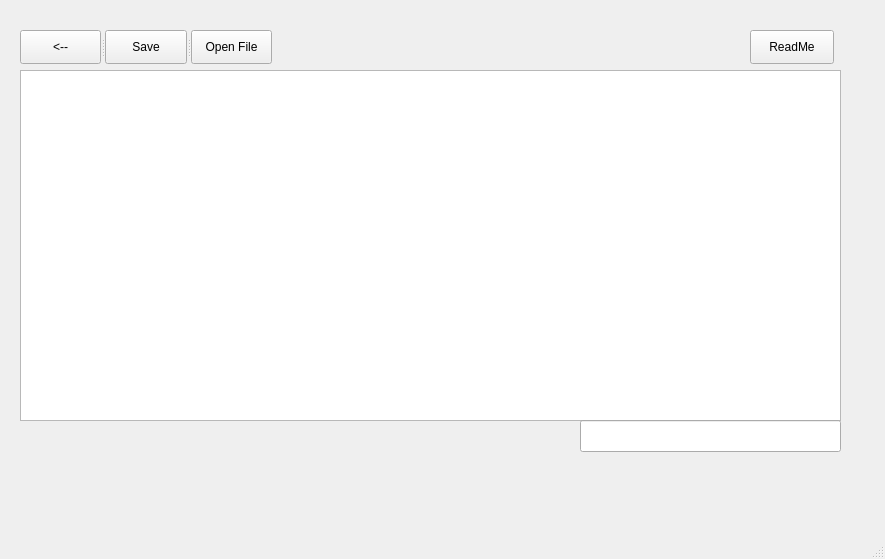
<?xml version="1.0" encoding="UTF-8"?>
<ui version="4.0">
 <class>MainWindow</class>
 <widget class="QMainWindow" name="MainWindow">
  <property name="geometry">
   <rect>
    <x>0</x>
    <y>0</y>
    <width>885</width>
    <height>559</height>
   </rect>
  </property>
  <property name="windowTitle">
   <string>MainWindow</string>
  </property>
  <widget class="QWidget" name="centralWidget">
   <widget class="QPlainTextEdit" name="plainTextEdit">
    <property name="geometry">
     <rect>
      <x>20</x>
      <y>70</y>
      <width>821</width>
      <height>351</height>
     </rect>
    </property>
   </widget>
   <widget class="QLabel" name="label_current_file">
    <property name="geometry">
     <rect>
      <x>20</x>
      <y>430</y>
      <width>451</width>
      <height>21</height>
     </rect>
    </property>
    <property name="text">
     <string/>
    </property>
   </widget>
   <widget class="QPushButton" name="pushButton_ReadMe">
    <property name="geometry">
     <rect>
      <x>750</x>
      <y>30</y>
      <width>84</width>
      <height>34</height>
     </rect>
    </property>
    <property name="text">
     <string>ReadMe</string>
    </property>
   </widget>
   <widget class="QLineEdit" name="lineEdit">
    <property name="geometry">
     <rect>
      <x>580</x>
      <y>420</y>
      <width>261</width>
      <height>32</height>
     </rect>
    </property>
   </widget>
   <widget class="QSplitter" name="splitter">
    <property name="geometry">
     <rect>
      <x>20</x>
      <y>30</y>
      <width>252</width>
      <height>34</height>
     </rect>
    </property>
    <property name="orientation">
     <enum>Qt::Horizontal</enum>
    </property>
    <widget class="QPushButton" name="pushButton_Prev">
     <property name="text">
      <string>&lt;--</string>
     </property>
    </widget>
    <widget class="QPushButton" name="pushButton_Save">
     <property name="text">
      <string>Save</string>
     </property>
    </widget>
    <widget class="QPushButton" name="pushButton_OpenFile">
     <property name="text">
      <string>Open File</string>
     </property>
    </widget>
   </widget>
   <widget class="QLabel" name="label_read_only_mode">
    <property name="geometry">
     <rect>
      <x>607</x>
      <y>40</y>
      <width>101</width>
      <height>20</height>
     </rect>
    </property>
    <property name="text">
     <string/>
    </property>
   </widget>
  </widget>
  <widget class="QMenuBar" name="menuBar">
   <property name="geometry">
    <rect>
     <x>0</x>
     <y>0</y>
     <width>885</width>
     <height>30</height>
    </rect>
   </property>
   <property name="defaultUp">
    <bool>false</bool>
   </property>
   <property name="nativeMenuBar">
    <bool>true</bool>
   </property>
  </widget>
  <widget class="QStatusBar" name="statusBar"/>
 </widget>
 <layoutdefault spacing="6" margin="11"/>
 <resources/>
 <connections/>
</ui>
